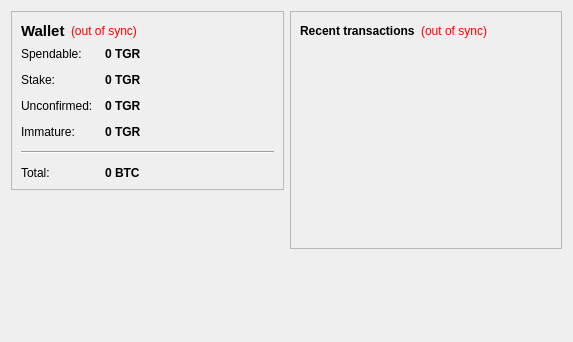
<?xml version="1.0" encoding="UTF-8"?>
<ui version="4.0">
 <class>OverviewPage</class>
 <widget class="QWidget" name="OverviewPage">
  <property name="geometry">
   <rect>
    <x>0</x>
    <y>0</y>
    <width>573</width>
    <height>342</height>
   </rect>
  </property>
  <property name="windowTitle">
   <string>Form</string>
  </property>
  <layout class="QHBoxLayout" name="horizontalLayout" stretch="1,1">
   <item>
    <layout class="QVBoxLayout" name="verticalLayout_2">
     <item>
      <widget class="QFrame" name="frame">
       <property name="frameShape">
        <enum>QFrame::StyledPanel</enum>
       </property>
       <property name="frameShadow">
        <enum>QFrame::Raised</enum>
       </property>
       <layout class="QVBoxLayout" name="verticalLayout_4">
        <item>
         <layout class="QHBoxLayout" name="horizontalLayout_4">
          <item>
           <widget class="QLabel" name="label_5">
            <property name="font">
             <font>
              <pointsize>11</pointsize>
              <weight>75</weight>
              <bold>true</bold>
             </font>
            </property>
            <property name="text">
             <string>Wallet</string>
            </property>
           </widget>
          </item>
          <item>
           <widget class="QLabel" name="labelWalletStatus">
            <property name="toolTip">
             <string>The displayed information may be out of date. Your wallet automatically synchronizes with the Tgr network after a connection is established, but this process has not completed yet.</string>
            </property>
            <property name="styleSheet">
             <string notr="true">QLabel { color: red; }</string>
            </property>
            <property name="text">
             <string notr="true">(out of sync)</string>
            </property>
            <property name="alignment">
             <set>Qt::AlignLeading|Qt::AlignLeft|Qt::AlignVCenter</set>
            </property>
           </widget>
          </item>
          <item>
           <spacer name="horizontalSpacer_2">
            <property name="orientation">
             <enum>Qt::Horizontal</enum>
            </property>
            <property name="sizeHint" stdset="0">
             <size>
              <width>40</width>
              <height>20</height>
             </size>
            </property>
           </spacer>
          </item>
         </layout>
        </item>
        <item>
         <layout class="QFormLayout" name="formLayout_2">
          <property name="fieldGrowthPolicy">
           <enum>QFormLayout::AllNonFixedFieldsGrow</enum>
          </property>
          <property name="horizontalSpacing">
           <number>12</number>
          </property>
          <property name="verticalSpacing">
           <number>12</number>
          </property>
          <item row="0" column="0">
           <widget class="QLabel" name="label">
            <property name="text">
             <string>Spendable:</string>
            </property>
           </widget>
          </item>
          <item row="0" column="1">
           <widget class="QLabel" name="labelBalance">
            <property name="font">
             <font>
              <weight>75</weight>
              <bold>true</bold>
             </font>
            </property>
            <property name="cursor">
             <cursorShape>IBeamCursor</cursorShape>
            </property>
            <property name="toolTip">
             <string>Your current spendable balance</string>
            </property>
            <property name="text">
             <string notr="true">0 TGR</string>
            </property>
            <property name="textInteractionFlags">
             <set>Qt::LinksAccessibleByMouse|Qt::TextSelectableByKeyboard|Qt::TextSelectableByMouse</set>
            </property>
           </widget>
          </item>
          <item row="1" column="0">
           <widget class="QLabel" name="label_6">
            <property name="text">
             <string>Stake:</string>
            </property>
           </widget>
          </item>
          <item row="1" column="1">
           <widget class="QLabel" name="labelStake">
            <property name="font">
             <font>
              <weight>75</weight>
              <bold>true</bold>
             </font>
            </property>
            <property name="cursor">
             <cursorShape>IBeamCursor</cursorShape>
            </property>
            <property name="toolTip">
             <string>Total of coins that was staked, and do not yet count toward the current balance</string>
            </property>
            <property name="text">
             <string notr="true">0 TGR</string>
            </property>
            <property name="textInteractionFlags">
             <set>Qt::LinksAccessibleByMouse|Qt::TextSelectableByKeyboard|Qt::TextSelectableByMouse</set>
            </property>
           </widget>
          </item>
          <item row="2" column="0">
           <widget class="QLabel" name="label_3">
            <property name="text">
             <string>Unconfirmed:</string>
            </property>
           </widget>
          </item>
          <item row="2" column="1">
           <widget class="QLabel" name="labelUnconfirmed">
            <property name="font">
             <font>
              <weight>75</weight>
              <bold>true</bold>
             </font>
            </property>
            <property name="cursor">
             <cursorShape>IBeamCursor</cursorShape>
            </property>
            <property name="toolTip">
             <string>Total of transactions that have yet to be confirmed, and do not yet count toward the current balance</string>
            </property>
            <property name="text">
             <string notr="true">0 TGR</string>
            </property>
            <property name="textInteractionFlags">
             <set>Qt::LinksAccessibleByMouse|Qt::TextSelectableByKeyboard|Qt::TextSelectableByMouse</set>
            </property>
           </widget>
          </item>
          <item row="3" column="0">
           <widget class="QLabel" name="labelImmatureText">
            <property name="text">
             <string>Immature:</string>
            </property>
           </widget>
          </item>
          <item row="3" column="1">
           <widget class="QLabel" name="labelImmature">
            <property name="font">
             <font>
              <weight>75</weight>
              <bold>true</bold>
             </font>
            </property>
            <property name="toolTip">
             <string>Mined balance that has not yet matured</string>
            </property>
            <property name="text">
             <string notr="true">0 TGR</string>
            </property>
            <property name="textInteractionFlags">
             <set>Qt::LinksAccessibleByMouse|Qt::TextSelectableByKeyboard|Qt::TextSelectableByMouse</set>
            </property>
           </widget>
          </item>
          <item row="4" column="0" colspan="2">
           <widget class="Line" name="line">
            <property name="orientation">
             <enum>Qt::Horizontal</enum>
            </property>
           </widget>
          </item>
          <item row="5" column="0">
           <widget class="QLabel" name="labelTotalText">
            <property name="text">
             <string>Total:</string>
            </property>
           </widget>
          </item>
          <item row="5" column="1">
           <widget class="QLabel" name="labelTotal">
            <property name="font">
             <font>
              <weight>75</weight>
              <bold>true</bold>
             </font>
            </property>
            <property name="cursor">
             <cursorShape>IBeamCursor</cursorShape>
            </property>
            <property name="toolTip">
             <string>Your current total balance</string>
            </property>
            <property name="text">
             <string notr="true">0 BTC</string>
            </property>
            <property name="textInteractionFlags">
             <set>Qt::LinksAccessibleByMouse|Qt::TextSelectableByKeyboard|Qt::TextSelectableByMouse</set>
            </property>
           </widget>
          </item>
         </layout>
        </item>
       </layout>
      </widget>
     </item>
     <item>
      <spacer name="verticalSpacer">
       <property name="orientation">
        <enum>Qt::Vertical</enum>
       </property>
       <property name="sizeHint" stdset="0">
        <size>
         <width>20</width>
         <height>40</height>
        </size>
       </property>
      </spacer>
     </item>
     <item>
      <widget class="QLabel" name="label_2">
       <property name="text">
        <string/>
       </property>
       <property name="pixmap">
        <pixmap resource="../bitcoin.qrc">:/icons/tgr</pixmap>
       </property>
      </widget>
     </item>
    </layout>
   </item>
   <item>
    <layout class="QVBoxLayout" name="verticalLayout_3">
     <item>
      <widget class="QFrame" name="frame_2">
       <property name="frameShape">
        <enum>QFrame::StyledPanel</enum>
       </property>
       <property name="frameShadow">
        <enum>QFrame::Raised</enum>
       </property>
       <layout class="QVBoxLayout" name="verticalLayout">
        <item>
         <layout class="QHBoxLayout" name="horizontalLayout_2">
          <item>
           <widget class="QLabel" name="label_4">
            <property name="text">
             <string>&lt;b&gt;Recent transactions&lt;/b&gt;</string>
            </property>
           </widget>
          </item>
          <item>
           <widget class="QLabel" name="labelTransactionsStatus">
            <property name="toolTip">
             <string>The displayed information may be out of date. Your wallet automatically synchronizes with the Tgr network after a connection is established, but this process has not completed yet.</string>
            </property>
            <property name="styleSheet">
             <string notr="true">QLabel { color: red; }</string>
            </property>
            <property name="text">
             <string notr="true">(out of sync)</string>
            </property>
            <property name="alignment">
             <set>Qt::AlignRight|Qt::AlignTrailing|Qt::AlignVCenter</set>
            </property>
           </widget>
          </item>
          <item>
           <spacer name="horizontalSpacer">
            <property name="orientation">
             <enum>Qt::Horizontal</enum>
            </property>
            <property name="sizeHint" stdset="0">
             <size>
              <width>40</width>
              <height>20</height>
             </size>
            </property>
           </spacer>
          </item>
         </layout>
        </item>
        <item>
         <widget class="QListView" name="listTransactions">
          <property name="styleSheet">
           <string notr="true">QListView { background: transparent; }</string>
          </property>
          <property name="frameShape">
           <enum>QFrame::NoFrame</enum>
          </property>
          <property name="verticalScrollBarPolicy">
           <enum>Qt::ScrollBarAlwaysOff</enum>
          </property>
          <property name="horizontalScrollBarPolicy">
           <enum>Qt::ScrollBarAlwaysOff</enum>
          </property>
          <property name="selectionMode">
           <enum>QAbstractItemView::NoSelection</enum>
          </property>
         </widget>
        </item>
       </layout>
      </widget>
     </item>
     <item>
      <spacer name="verticalSpacer_2">
       <property name="orientation">
        <enum>Qt::Vertical</enum>
       </property>
       <property name="sizeHint" stdset="0">
        <size>
         <width>20</width>
         <height>40</height>
        </size>
       </property>
      </spacer>
     </item>
    </layout>
   </item>
  </layout>
 </widget>
 <resources>
  <include location="../bitcoin.qrc"/>
 </resources>
 <connections/>
</ui>
